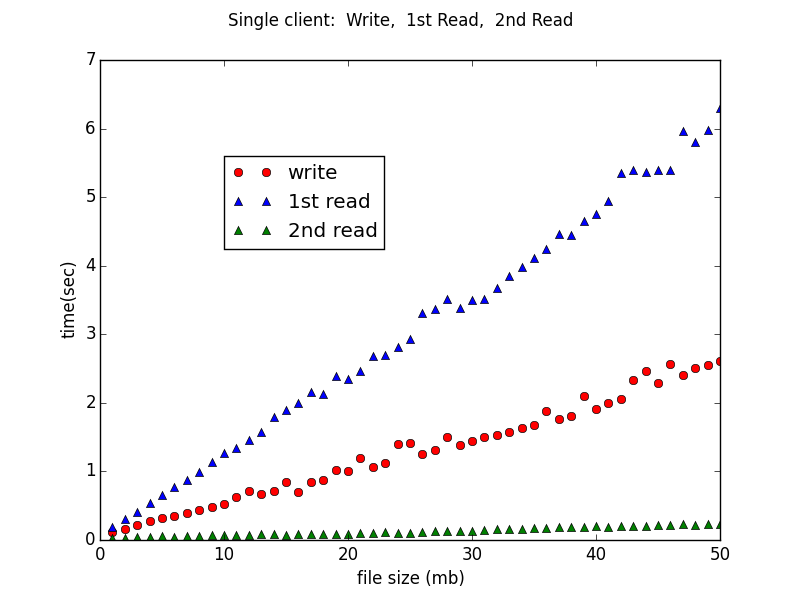

The script that saved this image:
#!/usr/bin/python
import sys
import math
import numpy as np
import matplotlib.pyplot as plt
from os import listdir
from os.path import isfile, join

#==================================
def DrawFig(filename):
  x = []
  avg = []
  sdv = []

  #average of log time
  with open(filename) as f:
    data = f.read()
  data = data.split('\n')
    
  n = []
  w = []
  r1 = []
  r2 = []
  for line in data:
    if line.strip(' '):
      elements = line.split(',')
      n.append(int(elements[0]))
      w.append(float(elements[1]))
      r1.append(float(elements[2]))
      r2.append(float(elements[3]))

  fig = plt.figure()
  ax = fig.add_subplot(111)
  fig.suptitle("Single client:  Write,  1st Read,  2nd Read")
  plt.xlabel('file size (mb)')
  plt.ylabel('time(sec)')
#  ax.set_yscale('log')
#plt.xlim([2.6, 8.3])
  ax.plot(n, w, 'ro', label="write")
  ax.plot(n, r1, 'b^', label="1st read")
  ax.plot(n, r2, 'g^', label="2nd read")
  ax.legend(bbox_to_anchor=(0.2, 0.8), loc=2, borderaxespad=0.)
  plt.savefig('single.png')
  plt.show()
  return

#==================================
def main():
  DrawFig("single_rw.csv");
  return

# -------------------------------
# standard boilerplate
if __name__ == '__main__':
  main()
 
